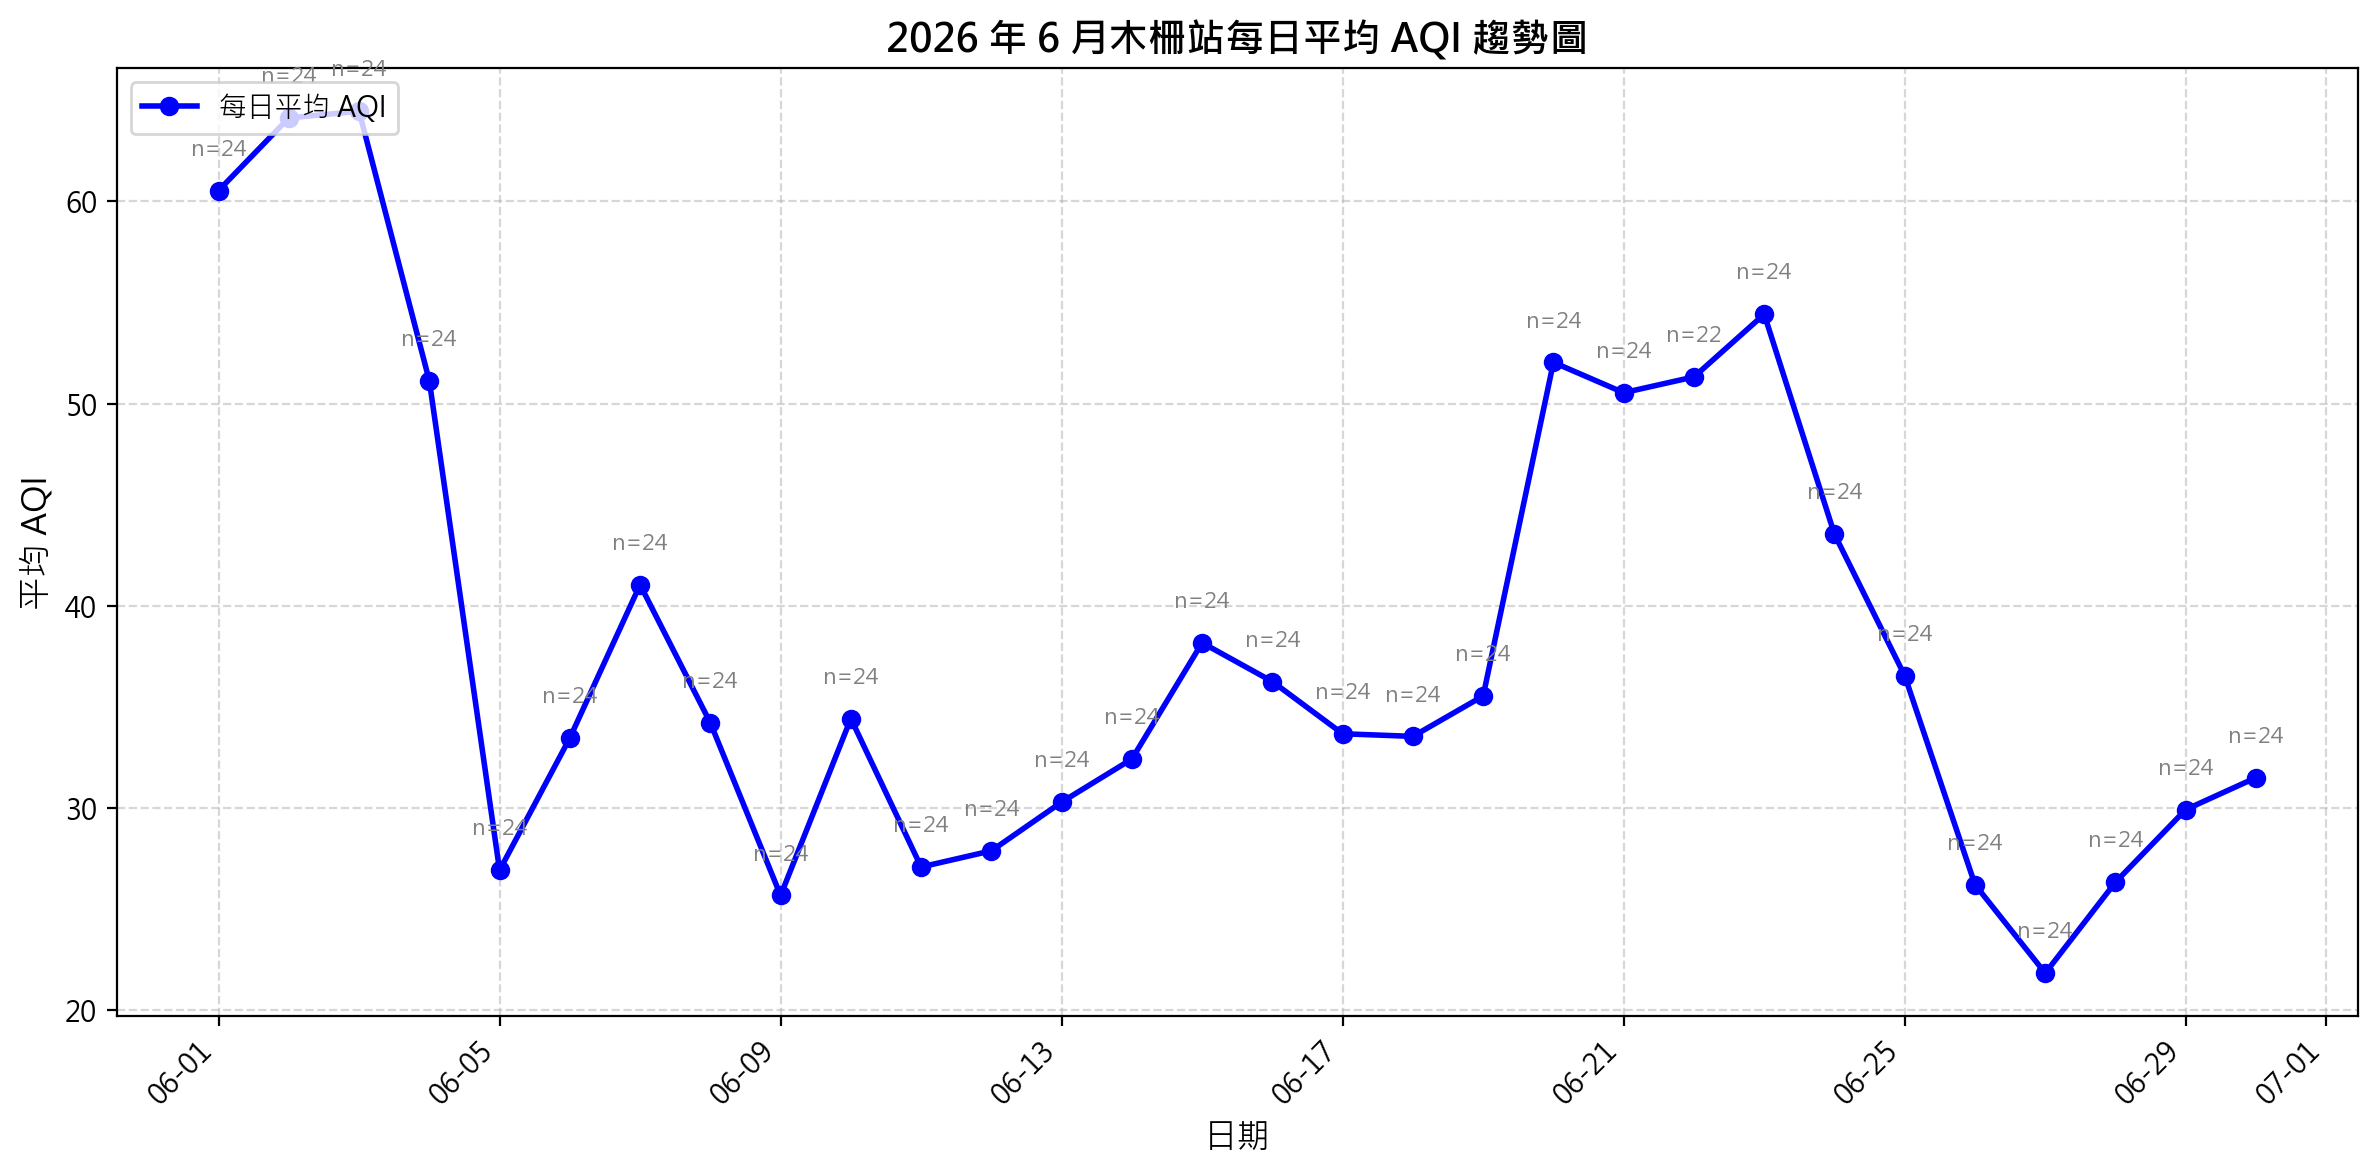

Here is the Python script that generated this plot:
OUTPUT_PATH = 'C:\\Users\\jon\\Desktop\\AQI_predict_system\\charts\\chart_43223b38.png'
import matplotlib
matplotlib.use("Agg")
import matplotlib.pyplot as plt
import pandas as pd
import numpy as np

# 中文字型與負號設定
plt.rcParams["font.sans-serif"] = ["Noto Sans CJK TC", "Microsoft JhengHei", "PingFang TC", "Arial Unicode MS", "DejaVu Sans"]
plt.rcParams["axes.unicode_minus"] = False

# 資料定義
data = {
    "date": [
        "2026-06-01","2026-06-02","2026-06-03","2026-06-04","2026-06-05","2026-06-06","2026-06-07",
        "2026-06-08","2026-06-09","2026-06-10","2026-06-11","2026-06-12","2026-06-13","2026-06-14",
        "2026-06-15","2026-06-16","2026-06-17","2026-06-18","2026-06-19","2026-06-20","2026-06-21",
        "2026-06-22","2026-06-23","2026-06-24","2026-06-25","2026-06-26","2026-06-27","2026-06-28",
        "2026-06-29","2026-06-30"
    ],
    "avg_actual_aqi": [
        60.54,64.13,64.46,51.13,26.92,33.46,41.04,34.21,25.67,34.42,
        27.08,27.88,30.29,32.42,38.17,36.25,33.67,33.54,35.54,52.04,
        50.54,51.32,54.42,43.54,36.54,26.21,21.83,26.33,29.92,31.5
    ],
    "sample_count": [
        24,24,24,24,24,24,24,24,24,24,
        24,24,24,24,24,24,24,24,24,24,
        24,22,24,24,24,24,24,24,24,24
    ]
}
df = pd.DataFrame(data)
df["date"] = pd.to_datetime(df["date"])

# 繪圖
plt.figure(figsize=(12, 6))
plt.plot(df["date"], df["avg_actual_aqi"], color="blue", marker="o", linewidth=2, label="每日平均 AQI")

# 在每個點旁標示樣本數
for x, y, cnt in zip(df["date"], df["avg_actual_aqi"], df["sample_count"]):
    plt.text(x, y + 1.5, f"n={cnt}", ha="center", va="bottom", fontsize=8, color="gray")

# 標題與軸標籤
plt.title("2026 年 6 月木柵站每日平均 AQI 趨勢圖", fontsize=14, fontweight="bold")
plt.xlabel("日期", fontsize=12)
plt.ylabel("平均 AQI", fontsize=12)

# X 軸日期格式化與旋轉
plt.gca().xaxis.set_major_formatter(matplotlib.dates.DateFormatter("%m-%d"))
plt.xticks(rotation=45, ha="right")

# 網格與圖例
plt.grid(True, linestyle="--", alpha=0.5)
plt.legend(loc="upper left")

plt.tight_layout()
plt.savefig(OUTPUT_PATH, dpi=200, bbox_inches="tight")
plt.close()
